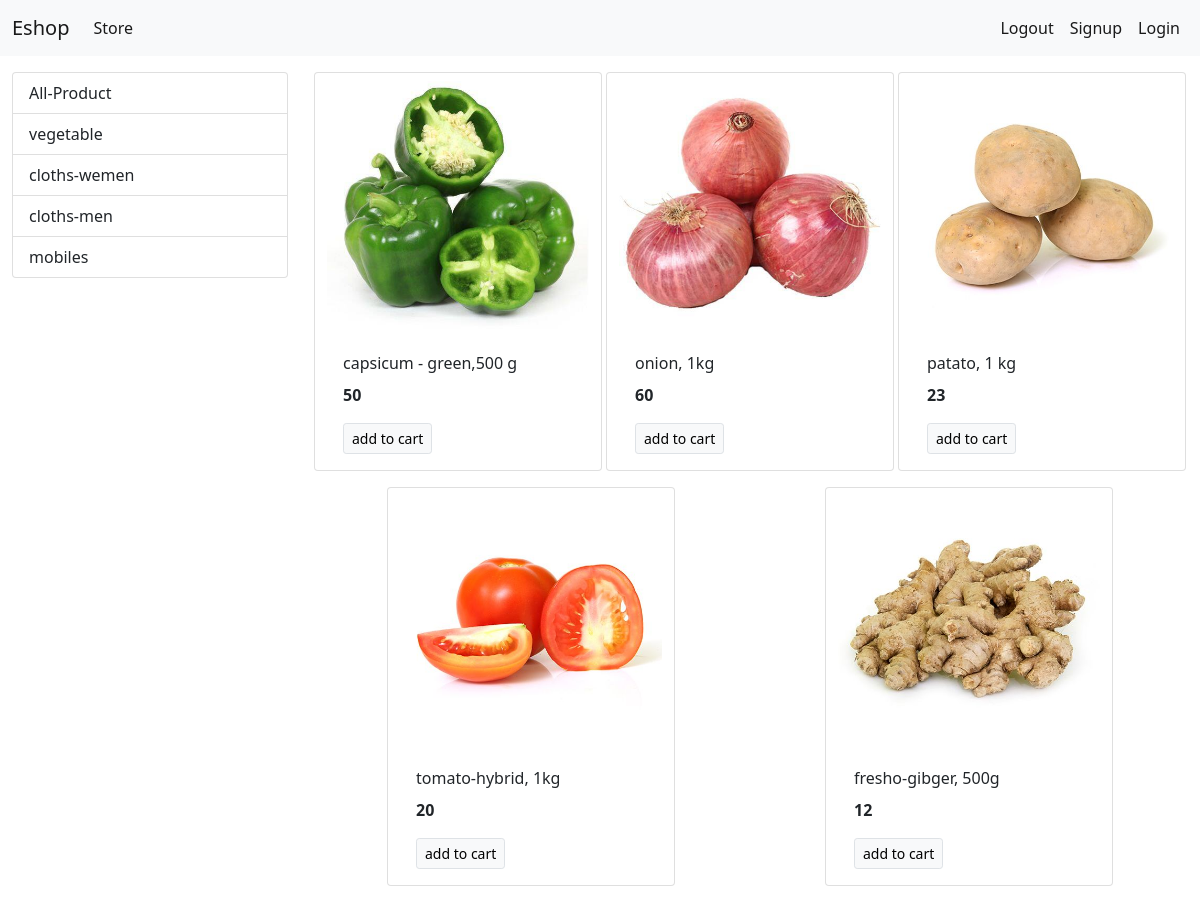
Screenshot of /?category=3 with the database file from the repository.
### store/models/category.py (models this page shows, shortened)
class Catagory(models.Model):
    name = models.CharField(max_length=20)
    @staticmethod
    def get_all_categories():
        return Catagory.objects.all()

### store/models/product.py (models this page shows, shortened)
class Product(models.Model):
    name = models.CharField(max_length=50)
    price = models.IntegerField(default=0)
    category = models.ForeignKey(Catagory, on_delete=models.CASCADE, default=1)
    description = models.CharField(max_length=200, default='', null=True, blank=True)
    image = models.ImageField(upload_to='uploads/products/')
    @staticmethod
    def get_all_products_by_categoryid(category_id):
        if category_id:
            return Product.objects.filter(category=category_id)
        else:
            return Product.get_all_products();

### store/views/home.py (the view)
# urls.py: path('', home.Index.as_view(), name='homepage'),
class Index(View):
    def get(self, request):
        products = None
        categories = Catagory.get_all_categories();
        categoryID = request.GET.get('category')
        if categoryID:
            products = Product.get_all_products_by_categoryid(categoryID)
        else:
            products = Product.get_all_products();
        data = {}
        data['products'] = products
        data['categories'] = categories
        return render(request, 'index.html', data)

### store/templates/index.html
{% extends 'base.html' %}
{% block content %}
<div class="container-fluid mt-3">
    <div class="row">
        <div class="col-lg-3">
            <div class="list-group">
                <a class="list-group-item list-group-item-action " href="/">All-Product</a>
                {% for category in categories %}
                <a class="list-group-item list-group-item-action "
                   href="/?category={{category.id}}">{{category.name}}</a>
                {% endfor %}
            </div>
        </div>
        <div class="col-lg-9 mx-auto" id="product">
            <div class="row mx-auto">
                {% for product in products %}
                <div class="card m-auto mb-3" style="width: 18rem;">
                    <img alt="IMGAE" class="card-img-top" src={{product.image.url}}>
                    <div class="card-body">
                        <p class="card-title">{{product.name}}</p>
                        <p class="card-text"><b>{{product.price}}</b></p>
                        <a class="btn btn-light border btn-sm" href="#">add to cart</a>
                    </div>
                </div>
                {% endfor %}
            </div>
        </div>
    </div>
</div>
{% endblock %}

### rows the page displays
Catagory: name "vegetable"
Catagory: name "cloths-wemen"
Catagory: name "cloths-men"
Catagory: name "mobiles"
Product: image (picture), name "capsicum - green,500 g", price "50"
Product: image (picture), name "onion, 1kg", price "60"
Product: image (picture), name "patato, 1 kg", price "23"
Product: image (picture), name "tomato-hybrid, 1kg", price "20"
Product: image (picture), name "fresho-gibger, 500g", price "12"
